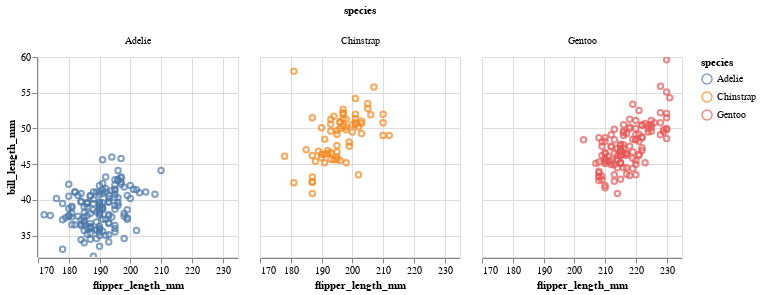

Here is the notebook cell this chart was saved with:
### Markdown cell above
### Faceting

Easily create multiple views of a dataset with *faceting*

### Code cell
(
    alt.Chart(penguins)
    .mark_point()
    .encode(
        x=alt.X("flipper_length_mm:Q", scale=alt.Scale(zero=False)),
        y=alt.Y("bill_length_mm:Q", scale=alt.Scale(zero=False)),
        color="species:N",
    )
    .properties(width=200, height=200)
    .facet(column="species")
    .interactive()
)

### Figure 1 — Vega-Lite specification as saved in the notebook (floating-point values rounded to 4 significant figures; data arrays with more than 128 entries replaced by an {"elided": "..."} marker saying what was removed)
{"config": {"view": {"continuousWidth": 300, "continuousHeight": 300}}, "data": {"name": "data-6e6be28484bfcb7bdf9764c3163fc5aa"}, "facet": {"column": {"field": "species", "type": "nominal"}}, "spec": {"mark": {"type": "point"}, "encoding": {"color": {"field": "species", "type": "nominal"}, "x": {"field": "flipper_length_mm", "scale": {"zero": false}, "type": "quantitative"}, "y": {"field": "bill_length_mm", "scale": {"zero": false}, "type": "quantitative"}}, "height": 200, "name": "view_1", "width": 200}, "params": [{"name": "param_4", "select": {"type": "interval", "encodings": ["x", "y"]}, "bind": "scales", "views": ["view_1"]}], "$schema": "https://vega.github.io/schema/vega-lite/v5.14.1.json", "datasets": {"data-6e6be28484bfcb7bdf9764c3163fc5aa": {"elided": "344 records"}}}
